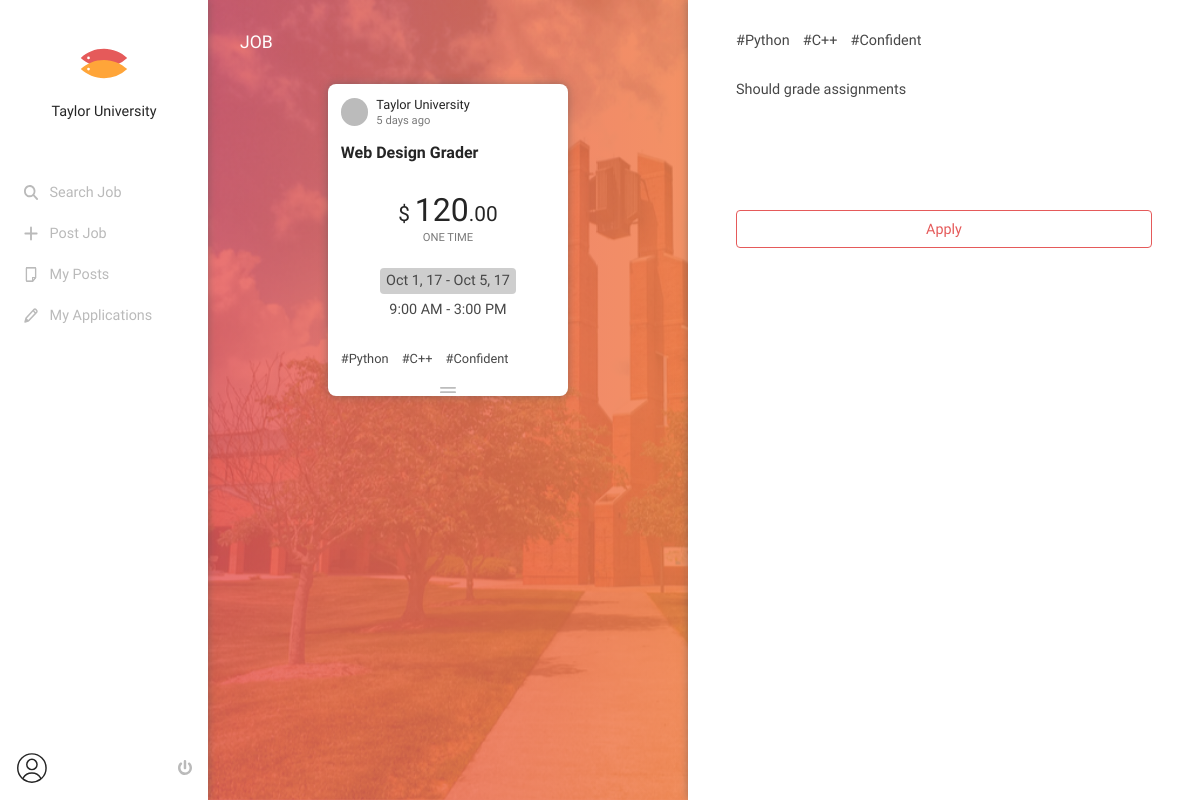
Screenshot of /job/12345555 with the database file from the repository.
### tables this page shows
CREATE TABLE user
(
  id             INTEGER PRIMARY KEY, /* random */
  email          TEXT NOT NULL,
  password       TEXT NOT NULL,
  name           TEXT NOT NULL,
  gender         TEXT NULL,
  contact        TEXT NULL,
  date_of_birth  DATE NULL,
  is_campus      TEXT DEFAULT 'NO',
  is_registered  TEXT DEFAULT 'NO',
  created_at     DATETIME DEFAULT CURRENT_TIMESTAMP
);

CREATE TABLE job
(
  id             INTEGER PRIMARY KEY, /* random */
  user_id        INTEGER REFERENCES user (id),
  title          TEXT NOT NULL,
  description    TEXT NOT NULL,
  term           TEXT NOT NULL,
  start_date     DATE NULL,
  end_date       DATE NULL,
  start_time     TIME NULL,
  end_time       TIME NULL,
  day            TEXT NULL,
  money          INTEGER NOT NULL,
  every          TEXT NOT NULL,
  accepted       INTEGER REFERENCES application (id) DEFAULT 0,
  created_at     DATETIME DEFAULT CURRENT_TIMESTAMP
);

CREATE TABLE job_tag
(
  job_id         INTEGER REFERENCES job (id),
  tag_id         INTEGER REFERENCES tag (id),
  created_at     DATETIME DEFAULT CURRENT_TIMESTAMP,
  PRIMARY KEY (job_id, tag_id)
);

CREATE TABLE tag
(
  id              INTEGER PRIMARY KEY, /* random */
  description     TEXT NOT NULL,
  created_at     DATETIME DEFAULT CURRENT_TIMESTAMP
);

### fivetwo.py (the view, shortened to what this page needs)
@app.route('/job/<job_id>', methods=["GET", "POST"])
def job(job_id):
    today = datetime.datetime.today()
    j = db.job(job_id)
    job = {}
    job['id'] = j['id']
    job['user'] = {}
    job['user']['id'] = j['user_id']
    job['user']['name'] = db.user(j['user_id'])['name']
    job['title'] = j['title']
    job['date'] = j['created_at']
    job['description'] = j['description']
    job['term'] = j['term']
    if job['term'] == 'LONG':
        days = str(j['day']).split("/")
        job['day'] = days
    else:
        start_month = datetime.datetime.strptime(j['start_date'], '%Y-%m-%d').strftime("%b")
        start_day = int(datetime.datetime.strptime(j['start_date'], '%Y-%m-%d').strftime("%d"))
        start_year = datetime.datetime.strptime(j['start_date'], '%Y-%m-%d').strftime("%y")
        end_month = datetime.datetime.strptime(j['end_date'], '%Y-%m-%d').strftime("%b")
        end_day = int(datetime.datetime.strptime(j['end_date'], '%Y-%m-%d').strftime("%d"))
        end_year = datetime.datetime.strptime(j['end_date'], '%Y-%m-%d').strftime("%y")
        job['start_date'] = start_month + " " + str(start_day) + ", " + start_year
        job['end_date'] = end_month + " " + str(end_day) + ", " + end_year
    start_hour = int(datetime.datetime.strptime(j['start_time'], '%H:%M').strftime("%H"))
    start_minute = datetime.datetime.strptime(j['start_time'], '%H:%M').strftime("%M")
    start_ampm = "AM"
    end_hour = int(datetime.datetime.strptime(j['end_time'], '%H:%M').strftime("%H"))
    end_minute = datetime.datetime.strptime(j['end_time'], '%H:%M').strftime("%M")
    end_ampm = "AM"
    if start_hour == 12:
        start_ampm = "PM"
    elif start_hour > 12:
        start_hour -= 12
        start_ampm = "PM"
    if end_hour == 12:
        end_ampm = "PM"
    elif end_hour > 12:
        end_hour -= 12
        end_ampm = "PM"
    if start_ampm == end_ampm:
        job['start_time'] = str(start_hour) + ":" + start_minute
        job['end_time'] = str(end_hour) + ":" + end_minute + " " + end_ampm
    else:
        job['start_time'] = str(start_hour) + ":" + start_minute + " " + start_ampm
        job['end_time'] = str(end_hour) + ":" + end_minute + " " + end_ampm
    job['money'] = str(j['money'])
    job['every'] = j['every']
    tags = db.job_tags(job_id)
    questions = db.job_questions(job_id)
    job['tags'] = tags
    job['questions'] = questions
    job_form = JobForm()
    return render_template('job.html', job=job, form=job_form, today=today)

### fivetwo.py
class JobForm(FlaskForm):
    answer1 = HiddenField('Answer 1')
    answer2 = HiddenField('Answer 2')
    answer3 = HiddenField('Answer 3')
    submit = SubmitField('Apply')

### db.py (called while the page is built)
def connect_db():
    if not os.path.isfile(DB_PATH):
        raise RuntimeError("Can't find database file '{}'".format(DB_PATH))
    connection = sqlite3.connect(DB_PATH)
    connection.row_factory = sqlite3.Row
    return connection

def open_db_connection():
    g.db = connect_db()

def close_db_connection():
    db = getattr(g, 'db', None)
    if db is not None:
        db.close()

def user(id):
    u = g.db.execute('SELECT * FROM user WHERE id = ?', (id,)).fetchone()
    if u is None:
        return None
    if u['is_campus'] == 'YES':
        user = g.db.execute('SELECT * FROM user INNER JOIN user_campus ON user.id = user_campus.id WHERE user.id = ?', (id,)).fetchone()
    else:
        user = u
    return user

def job(job_id):
    return g.db.execute('SELECT * FROM job WHERE id = ?', (job_id,)).fetchone()

def job_tags(job_id):
    return g.db.execute('SELECT * FROM job_tag INNER JOIN tag ON tag_id = tag.id WHERE job_id = ?', (job_id,)).fetchall()

def job_questions(job_id):
    return g.db.execute('SELECT * FROM question WHERE job_id = ?', (job_id,)).fetchall()

### fivetwo.py (called while the page is built)
@app.before_request
def before():
    db.open_db_connection()

@app.teardown_request
def after(exception):
    db.close_db_connection()

### templates/job.html (shortened to what this page needs)
{% extends 'base.html' %}
{% block content %}
<div id="page-job">
    <div class="column-left align--center">
        <h1>Job</h1>
        <div class="job shadow">
            <div class="profile align--left">
                <div class="picture align--middle"></div>
                <div class="info align--middle">
                    <div class="user font--main font--black align--left">{{ job['user']['name'] }}</div>
                    <div class="date font--main align--left">5 days ago</div>
                </div>
            </div>
            <div class="title font--black align--left">{{ job['title'] }}</div>
            <div class="info align--center">
                <div class="wage font--main font--black align--center"><span class="dollar">$</span>{{ job['money'][:-2] }}<span class="cent">.{{ job['money'][-2:] }}</span></div>
                <div class="every font--main font--gray align--center">{{ job['every'] }}</div>
                <div class="day font--main">
                    {% if job['term'] == 'LONG' %}
                        {% if job['day'][0] == '0' %}
                            <span>S</span>
                        {% else %}
                            <span class="work">S</span>
                        {% endif %}
                        {% if job['day'][1] == '0' %}
                            <span>M</span>
                        {% else %}
                            <span class="work">M</span>
                        {% endif %}
                        {% if job['day'][2] == '0' %}
                            <span>T</span>
                        {% else %}
                            <span class="work">T</span>
                        {% endif %}
                        {% if job['day'][3] == '0' %}
                            <span>W</span>
                        {% else %}
                            <span class="work">W</span>
                        {% endif %}
                        {% if job['day'][4] == '0' %}
                            <span>T</span>
                        {% else %}
                            <span class="work">T</span>
                        {% endif %}
                        {% if job['day'][5] == '0' %}
                            <span>F</span>
                        {% else %}
                            <span class="work">F</span>
                        {% endif %}
                        {% if job['day'][6] == '0' %}
                            <span>S</span>
                        {% else %}
                            <span class="work">S</span>
                        {% endif %}
                    {% else %}
                        {% if job['start_date'] == job['end_date'] %}
                            {{ job['start_date'] }}
                        {% else %}
                            {{ job['start_date'] }} - {{ job['end_date'] }}
                        {% endif %}
                    {% endif %}
                </div>
                <div class="time font--main">{{ job['start_time'] }} - {{ job['end_time'] }}</div>
            </div>
            <div class="tags">
                {% for tag in job['tags'] %}
                    <div class="tag">#{{ tag['description'] }}</div>
                {% else %}
                    <div class="tag">&nbsp;</div>
                {% endfor %}
            </div>
            <div class="align--center">
                <img class="button" alt="" src="/static/img/card-button.svg">
            </div>
        </div>
    </div>
    <div class="column-right align--center shadow">
        <div class="row align--left" id="tags">
            {% for tag in job['tags'] %}
                <div class="tag">#{{ tag['description'] }}</div>
            {% else %}
                <div class="tag">&nbsp;</div>
            {% endfor %}
        </div>
        <div class="row" id="row-description">{{ job['description'] }}</div>
        <form method="POST">
            <div class="row">{{ form.submit(class_='submit') }}</div>
        </form>
    </div>
</div>
{% endblock %}

### static/css/main.css (style rules this page uses)
*, *::before, *::after { transition: all ease-out 0.3s; }
html { -webkit-box-sizing: border-box; -moz-box-sizing: border-box; box-sizing: border-box; display: block; }
body { width: 100%; height: 100%; background: none; display: grid; grid-template-columns: 13rem 1fr; grid-template-rows: 1fr; grid-gap: 0; -webkit-box-sizing: border-box; -moz-box-sizing: border-box; box-sizing: border-box; padding: 0; margin: 0; font-size: 0.9rem; font-family: 'Quicksand', sans-serif; font-weight: 500; color: #474747; }
input, select, button, textarea, pre { -webkit-appearance: none; -moz-appearance: none; appearance: none; outline: none; font-size: 0.8rem; font-family: 'Quicksand', sans-serif; font-weight: 500; border-radius: 0.25rem; }
input[type='submit'], button { font-size: 0.9rem; font-family: 'Questrial', sans-serif; font-weight: 500; width: auto; cursor: pointer; background: #fff; border: 0.06rem solid #E55A5A; color: #E55A5A; padding: 0.6rem 0; margin: 0; }
h1 { color: #252525; font-size: 1.1rem; font-family: 'Questrial', sans-serif; font-weight: 500; margin: 0; margin-bottom: 2rem; text-align: left; text-transform: uppercase; }
img { margin: 0; vertical-align: middle; }
.align--left { text-align: left; }
.align--center { text-align: center; }
.align--middle { vertical-align: middle; }
.font--black { color: #252525; }
.font--gray { color: #7a7a7a; }
.font--main { font-family: 'Questrial', sans-serif !important; font-weight: 500 !important; }
.shadow { -webkit-box-shadow: 0 0 0.5rem rgba(85,85,85,0.5); -moz-box-shadow: 0 0 0.5rem rgba(85,85,85,0.5); box-shadow: 0 0 0.5rem rgba(85,85,85,0.5); }
.job { background: #fff; border-radius: 0.5rem; width: 15rem; height: 19.5rem; margin: 0.5rem auto; cursor: pointer; }
.job .profile { padding: 0.8rem; border-radius: 0.5rem 0.5rem 0 0; }
.job .profile .picture { display: inline-block; background-color: #bbb; border-radius: 50%; width: 1.7rem; height: 1.7rem; margin-right: 0.3rem; }
.job .profile .info { display: inline-block; }
.job .profile .user { font-size: 0.8rem; }
.job .profile .date { font-size: 0.7rem; margin-top: 0.15rem; color: #7a7a7a; }
.job .title { font-size: 1rem; padding: 0.8rem; padding-top: 0.2rem; padding-bottom: 0.3rem; font-weight: 600; overflow-x: hidden; white-space: nowrap; }
.job .wage { font-size: 2rem; margin-top: 1.5rem; }
.job .wage .dollar { font-size: 1.3rem; margin-right: 0.3rem; }
.job .wage .cent { font-size: 1.3rem; }
.job .every { font-size: 0.7rem; text-transform: uppercase; margin-top: 0.1rem; margin-bottom: 1.5rem; }
.job .day { color: #474747; font-size: 0.9rem; background: #cecece; border-radius: 0.25rem; margin: 0 auto; display: inline-block; padding: 0.3rem; padding-left: 0.4rem; padding-right: 0.4rem; }
.job .time { font-size: 0.9rem; margin-top: 0.5em; }
.job .tags { padding: 0.8rem; margin-top: 1.2rem; overflow-x: hidden; white-space: nowrap; text-align: left; min-height: 1.1rem; }
.job .tag { display: inline; font-size: 0.8rem; margin-right: 0.6rem; }
.job .button { width: 1rem; }

### rows the page displays
user: user.name "Taylor University"
job: title "Web Design Grader", money "120", money "00", every "ONE TIME", description "Should grade assignments"
job_tag: description "Python"
job_tag: description "C++"
job_tag: description "Confident"

### other values shown
{{ job['start_date'] }} "Oct 1, 17"
{{ job['end_date'] }} "Oct 5, 17"
{{ job['start_time'] }} "9:00 AM"
{{ job['end_time'] }} "3:00 PM"
